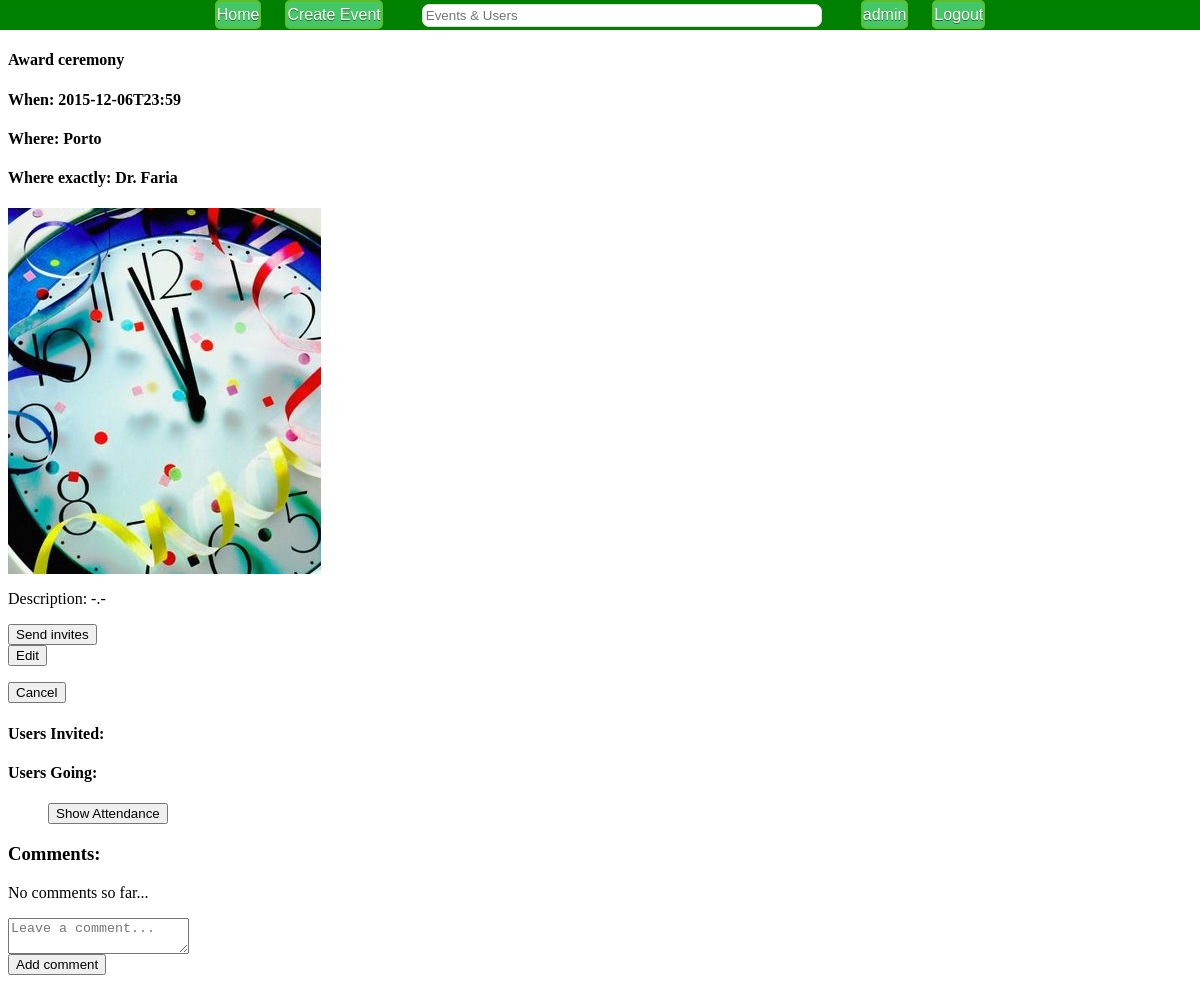
The page /?event=1 (signed in) on the database its author committed.
### tables this page shows
CREATE TABLE Event(
	id INTEGER PRIMARY KEY,
	creator NOT NULL REFERENCES User(username) ON DELETE CASCADE,
	nameTag TEXT NOT NULL,
	type REFERENCES EventType(eventType) NOT NULL,
	description TEXT NOT NULL,
	time TEXT NOT NULL,
	city TEXT NOT NULL,
	address TEXT,
	imageURL TEXT,
	publicEvent INTEGER NOT NULL,
	CONSTRAINT ck_public CHECK (publicEvent = 0 OR publicEvent = 1)
);

### database/events.php (called while the page is built, shortened)
<?php
include_once('connection.php');
function getEvent($eventID){
	global $db;
	$stmt = $db->prepare('SELECT * FROM  Event WHERE id = :eventID');
	$stmt->bindParam(':eventID', $eventID, PDO::PARAM_INT);
	try{
   		$stmt->execute();
   		return $stmt->fetch();
  	} catch(PDOException $e) {
    	return false;
  	}
}
?>

### templates/view_event.php (the view, shortened to what this page needs)
<div class="event-item">
  <h3><?=$event['nameTag']?></h3>
  <h4><?=$event['type']?></h4>
  <h4>When: <?=$event['time']?></h4>
  <h4>Where: <?=$event['city']?></h4>
  <?php if($event['address'] != ""){?><h4>Where exactly: <?=$event['address']?></h4><?php } ?>
  <img src="<?=$event['imageURL']?>" alt="300x200">
  <p>Description: <?=$event['description']?></p>
    <?php
      if(isset($_SESSION['username'])) {
        if($event['creator']==$_SESSION['username']) { ?>
          <button data-event="<?=$event['id']?>" id="invite" type="button">Send invites</button>
          <form action="edit_event.php" method="post">
            <input id="edit" type="submit" value="Edit">
          </form>
          <button id="cancel" type="button" onclick="cancelEvent('<?=$_SESSION['username']?>', <?=$event['id']?>, '<?=$event['imageURL']?>')">Cancel</button>
          <h4>Users Invited: </h4>
    <?php } }?>
        <h4>Users Going: </h4>
        <ul id="attendance">
          <button id="showAttendance" data-event="<?=$event['id']?>">Show Attendance</button>
        </ul>
</div>

### style/header_style.css (style rules this page uses)
* { -webkit-box-sizing: border-box; -moz-box-sizing: border-box; box-sizing: border-box; }

### rows shown on the page
event: type "Award ceremony", time "2015-12-06T23:59", city "Porto", address "Dr. Faria", imageURL (picture), description "-.-"

### other values the page prints
$_SESSION['username'] "admin"
